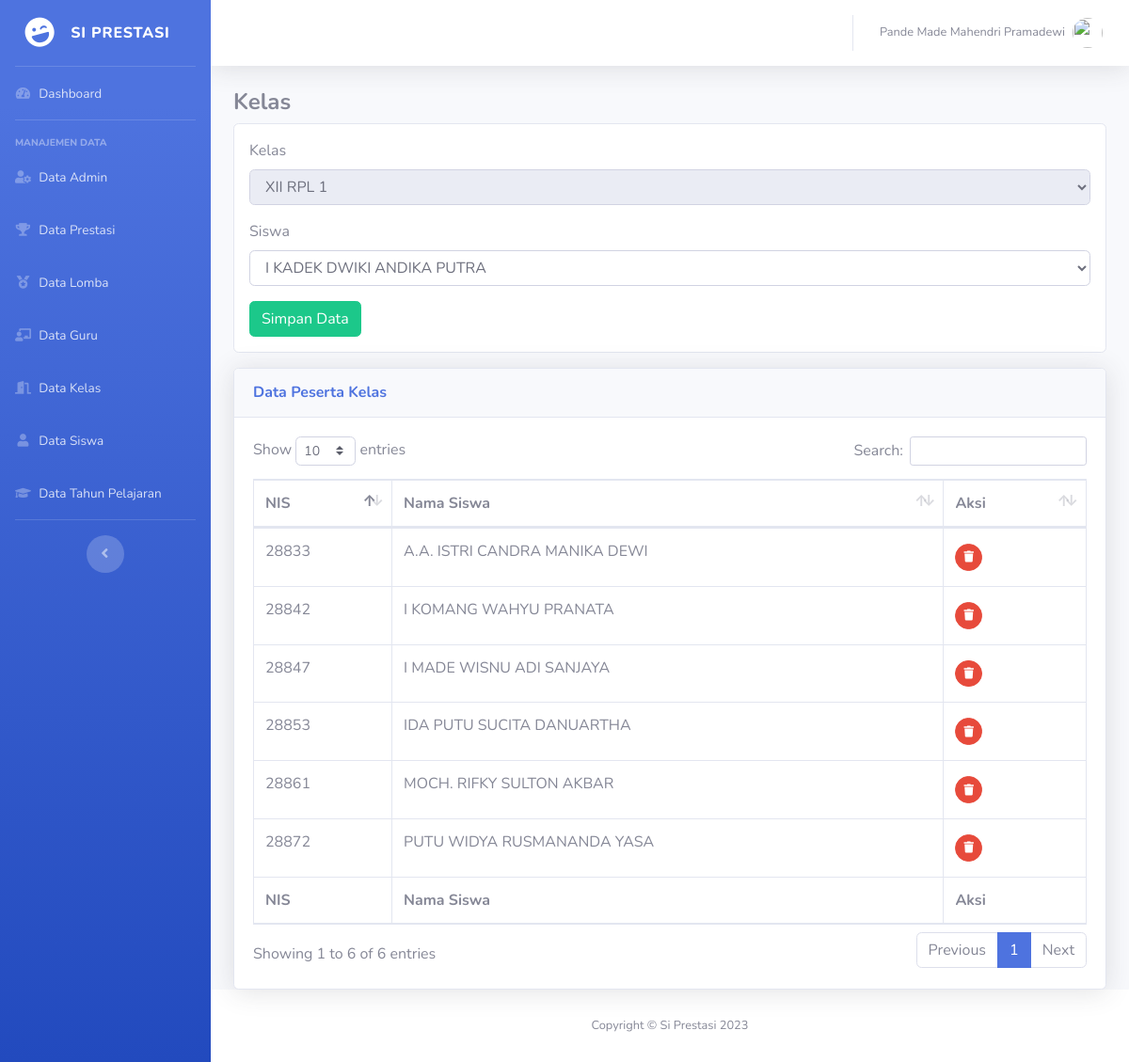
The page /admin/kelas/tambah-peserta-kelas.php?kid=1 (signed in) on the database its author committed.
### tables this page shows
CREATE TABLE `tb_kelas` (
  `kid` int NOT NULL,
  `knama` varchar(10) NOT NULL,
  `ktingkat` enum('10','11','12') NOT NULL,
  `tid` int NOT NULL
);

CREATE TABLE `tb_ref_kelas_siswa` (
  `kid` int NOT NULL,
  `sid` varchar(5) NOT NULL
);

CREATE TABLE `tb_siswa` (
  `sid` varchar(5) NOT NULL,
  `snama` varchar(60) NOT NULL,
  `sgender` enum('L','P') NOT NULL
);

### functions.php (called while the page is built, shortened)
<?php
$conn = mysqli_connect(DB_HOST, DB_USER, DB_PASS, DB_NAME);
function query($query)
{
	global $conn;
	$result = mysqli_query($conn, $query);
	$rows = [];
	while ($row = mysqli_fetch_assoc($result)) {
		$rows[] = $row;
	}
	return $rows;
}

### admin/kelas/tambah-peserta-kelas.php (the view, shortened to what this page needs)
<?php
require '../../functions.php';
$kelas = query("SELECT * FROM `tb_kelas` WHERE kid = {$_GET['kid']}")[0];
$siswa_tersedia = query("SELECT tb_ref_kelas_siswa.kid, tb_siswa.* FROM `tb_ref_kelas_siswa` RIGHT JOIN tb_siswa ON tb_siswa.sid = tb_ref_kelas_siswa.sid WHERE tb_ref_kelas_siswa.kid IS NULL");
$siswa_terdaftar = query("SELECT tb_ref_kelas_siswa.kid, tb_siswa.* FROM `tb_ref_kelas_siswa` JOIN tb_siswa ON tb_siswa.sid = tb_ref_kelas_siswa.sid WHERE tb_ref_kelas_siswa.kid = {$_GET['kid']}");
?>
<!DOCTYPE html>
<html lang="en">
<head>
    <link href="../../vendor/fontawesome-free/css/all.min.css" rel="stylesheet" type="text/css">
    <link href="../../css/sb-admin-2.min.css" rel="stylesheet">
    <link href="../../vendor/datatables/dataTables.bootstrap4.min.css" rel="stylesheet">
</head>
<body id="page-top">
    <div id="wrapper">
        <?php require_once "../partial/sidebar.php" ?>
        <div id="content-wrapper" class="d-flex flex-column">
            <div id="content">
                <?php require_once "../partial/topbar.php" ?>
                <div class="container-fluid">
                    <h4 class="font-weight-bold">Kelas</h4>
                    <form method="post" class="card p-3" id="form-prestasi">
                        <div class="mb-3">
                            <label for="lid" class="form-label">Kelas</label>
                            <select name="kid" id="kid" class="form-control" readonly>
                                <option value="<?= $kelas['kid'] ?>"><?= $kelas['knama'] ?></option>
                            </select>
                        </div>
                        <div class="mb-3" id="input-wrapper">
                            <label for="sid" class="form-label">Siswa</label>
                            <select id="sid" class="form-control" name="sid">
                                <?php foreach ($siswa_tersedia as $option) : ?>
                                    <option value="<?= $option['sid'] ?>"><?= $option['snama'] ?></option>
                                <?php endforeach ?>
                            </select>
                        </div>
                        <div>
                            <button class="btn btn-success" name="submit">Simpan Data</button>
                        </div>
                    </form>
                    <div class="card shadow mt-3">
                        <div class="card-header py-3">
                            <h6 class="m-0 font-weight-bold text-primary">Data Peserta Kelas</h6>
                        </div>
                        <div class="card-body">
                            <div class="table-responsive">
                                <table class="table table-bordered display" id="dataTable" width="100%" cellspacing="0">
                                    <thead>
                                        <tr>
                                            <th>NIS</th>
                                            <th>Nama Siswa</th>
                                            <th>Aksi</th>
                                        </tr>
                                    </thead>
                                    <tfoot>
                                        <tr>
                                            <th>NIS</th>
                                            <th>Nama Siswa</th>
                                            <th>Aksi</th>
                                        </tr>
                                    </tfoot>
                                    <tbody>
                                        <?php foreach ($siswa_terdaftar as $d) : ?>
                                            <tr>
                                                <td><?= $d['sid'] ?></td>
                                                <td><?= $d['snama'] ?></td>
                                                <td>
                                                    <a onclick="return confirm('Yakin ingin menghapus?')" href="<?= BASE_URL ?>/admin/kelas/delete-peserta-kelas.php?kid=<?= $_GET['kid'] ?>&sid=<?= $d['sid'] ?>" class=" btn btn-danger btn-circle btn-sm my-1">
                                                        <i class="fas fa-trash"></i>
                                                    </a>
                                                </td>
                                            </tr>
                                        <?php endforeach; ?>
                                    </tbody>
                                </table>
                            </div>
                        </div>
                    </div>
                </div>
            </div>
            <?php require_once "../partial/footer.php" ?>
        </div>
    </div>
</body>
</html>

### rows shown on the page
tb_kelas: kid "XII RPL 1"
tb_ref_kelas_siswa: sid.sid "28833", sid.snama "A.A. ISTRI CANDRA MANIKA DEWI"
tb_ref_kelas_siswa: sid.sid "28842", sid.snama "I KOMANG WAHYU PRANATA"
tb_ref_kelas_siswa: sid.sid "28847", sid.snama "I MADE WISNU ADI SANJAYA"
tb_ref_kelas_siswa: sid.sid "28872", sid.snama "PUTU WIDYA RUSMANANDA YASA"
tb_ref_kelas_siswa: sid.sid "28853", sid.snama "IDA PUTU SUCITA DANUARTHA"
tb_ref_kelas_siswa: sid.sid "28861", sid.snama "MOCH. RIFKY SULTON AKBAR"

### other values the page prints
$user['nama'] "Pande Made Mahendri Pramadewi"
form field sid "I KADEK DWIKI ANDIKA PUTRA"
